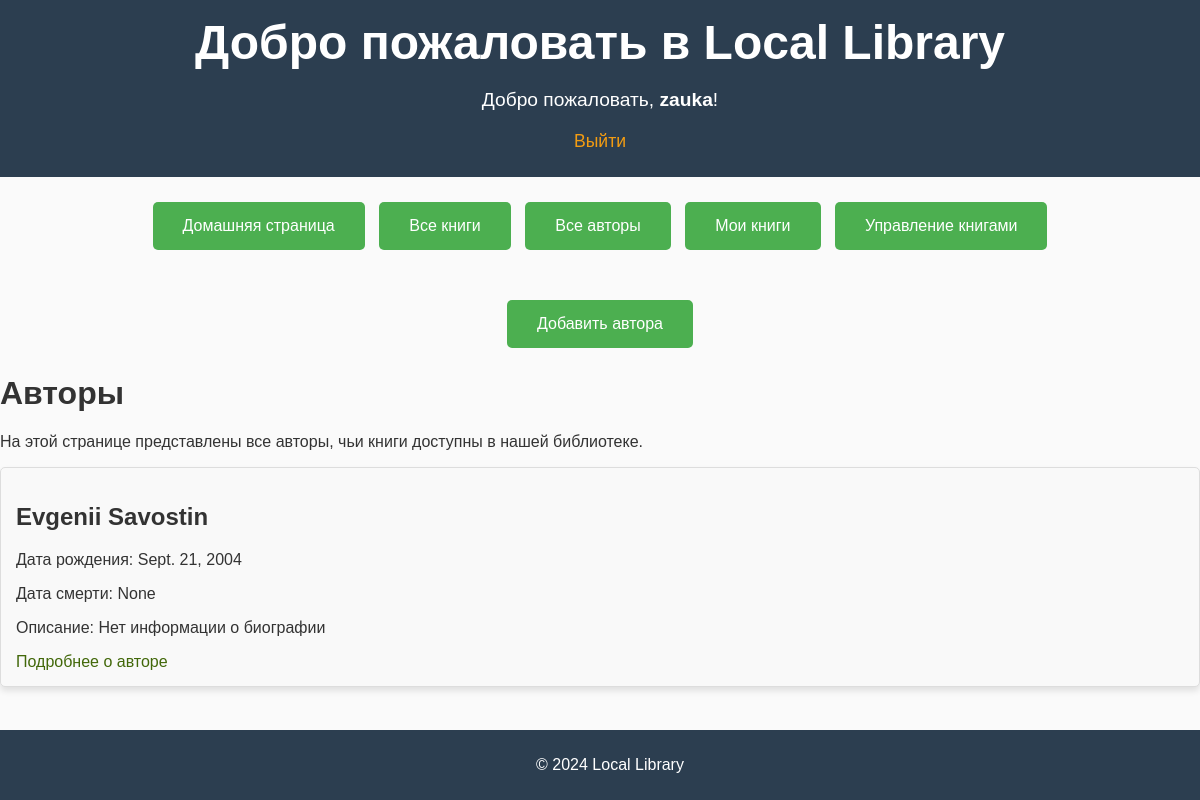
Page /catalog/authors/ (signed in) on the earlier database version.
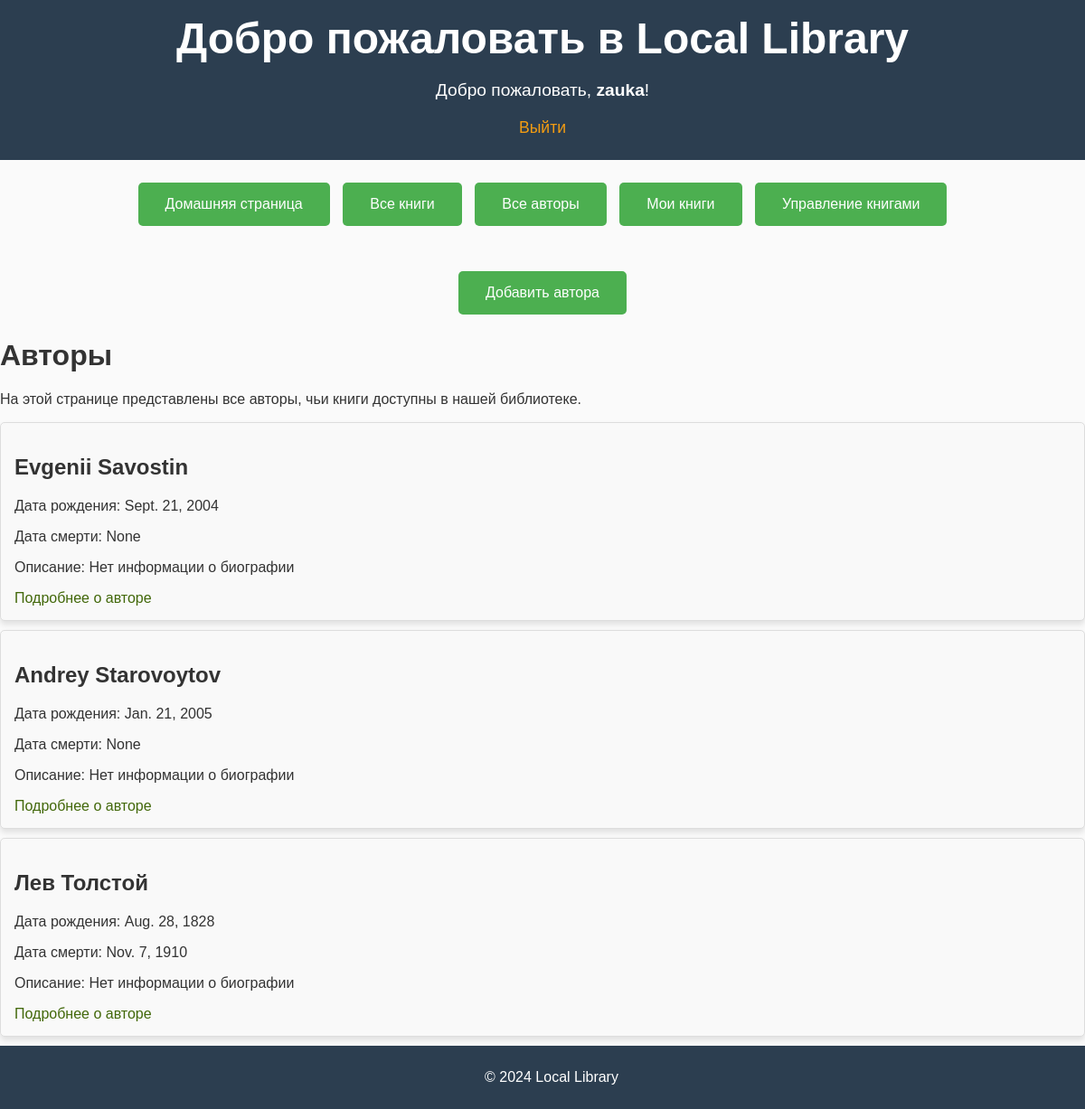
Same page on the later database version.
### catalog/models.py (models this page shows, shortened)
class Author(models.Model):
    first_name = models.CharField(max_length=100)
    last_name = models.CharField(max_length=100)
    date_of_birth = models.DateField(null=True, blank=True)
    date_of_death = models.DateField('Died', null=True, blank=True)
    @property
    def name(self):
        return f'{self.first_name} {self.last_name}'
    class Meta:
        pass

### catalog/views.py (the view)
# urls.py: path('authors/', views.AuthorListView.as_view(), name='authors'),
class AuthorListView(LoginRequiredMixin, generic.ListView):
    model = Author
    context_object_name = 'authors'
    template_name = 'authors.html'
    def get_queryset(self):
        return Author.objects.all()

### catalog/templates/authors.html (shortened to what this page needs)
{% extends 'base.html' %}
{% load static %}
{% block content %}
    <link rel="stylesheet" href="{% static 'css/authors.css' %}">
    {% if user.is_staff %}
            <ul class="sidebar-nav">
                {% if perms.catalog.add_author %}
                    <div class="centered-container">
                        <a href="{% url 'author-create' %}" class="btn2">Добавить автора</a>
                    </div>
                {% endif %}
            </ul>
        {% endif %}
    <h1>Авторы</h1>
    <p>На этой странице представлены все авторы, чьи книги доступны в нашей библиотеке.</p>
    {% if authors %}
        <ul class="author-list">
            {% for author in authors %}
                <li class="author-item">
                    <h2>{{ author.name }}</h2>
                    <p>Дата рождения: {{ author.date_of_birth }}</p>
                    <p>Дата смерти: {{ author.date_of_death }}</p>
                    <p>Описание: {{ author.bio|default:"Нет информации о биографии" }}</p>
                    <a href="{% url 'author_detail' author.pk %}">Подробнее о авторе</a>
                </li>
            {% endfor %}
        </ul>
    {% else %}
        <p>Нет доступных авторов</p>
    {% endif %}
{% endblock %}

Differences in the rows shown:
added Author: name "Andrey Starovoytov", date_of_birth "Jan. 21, 2005", date_of_death "None", bio "Нет информации о биографии"
added Author: name "Лев Толстой", date_of_birth "Aug. 28, 1828", date_of_death "Nov. 7, 1910", bio "Нет информации о биографии"
